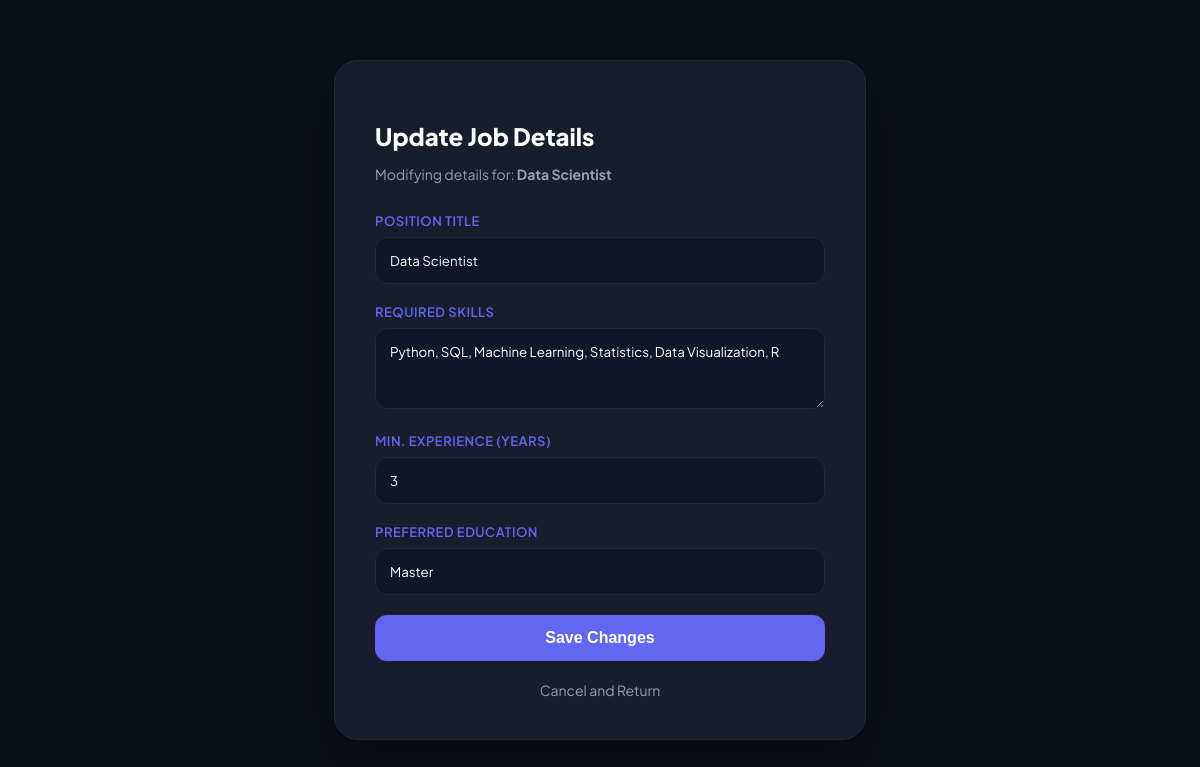
The app's page /admin/edit_job/1 (signed in) with its own data.
### tables this page shows
CREATE TABLE jobs (
            id INTEGER PRIMARY KEY AUTOINCREMENT,
            job_title TEXT,
            skills TEXT,
            required_experience TEXT,
            required_degree TEXT
        );

### app.py (the view, shortened to what this page needs)
@app.route("/admin/edit_job/<int:id>", methods=["GET", "POST"])
def edit_job(id):
    if session.get("role") != "admin": return redirect("/login")
    conn = sqlite3.connect("jobs.db")
    cursor = conn.cursor()
    cursor.execute("SELECT * FROM jobs WHERE id=?", (id,))
    job = cursor.fetchone()
    conn.close()
    return render_template("edit_job.html", job=job)

### app.py (called while the page is built)
@app.context_processor
def inject_pending_count():
    count = 0
    if session.get("role") == "admin":
        try:
            conn = sqlite3.connect("jobs.db")
            cursor = conn.cursor()
            cursor.execute("SELECT COUNT(*) FROM job_requests WHERE status='Pending'")
            count = cursor.fetchone()[0]
            conn.close()
        except:
            count = 0
    return dict(pending_count=count)

### templates/edit_job.html (shortened to what this page needs)
<!DOCTYPE html>
<html lang="en">
<head>
</head>
<body>
    <div class="form-card">
        <h2>Update Job Details</h2>
        <p>Modifying details for: <strong>{{ job[1] }}</strong></p>
        <form method="POST">
            <label>Position Title</label>
            <input type="text" name="title" value="{{ job[1] }}" required>
            <label>Required Skills</label>
            <textarea name="skills" rows="3" required>{{ job[2] }}</textarea>
            <label>Min. Experience (Years)</label>
            <input type="number" name="experience" value="{{ job[3] }}" required>
            <label>Preferred Education</label>
            <input type="text" name="degree" value="{{ job[4] }}" required>
            <button type="submit">Save Changes</button>
            <a href="/admin/jobs" class="cancel-link">Cancel and Return</a>
        </form>
    </div>
</body>
</html>

### templates/edit_job.html (style rules this page uses)
:root { --primary: #6366f1; --bg: #0b0f1a; --card: #161e2d; --border: #1e293b; --text-main: #e2e8f0; --text-dim: #94a3b8; }
body { background: var(--bg); color: var(--text-main); font-family: 'Plus Jakarta Sans', sans-serif; display: flex; justify-content: center; align-items: center; min-height: 100vh; margin: 0; }
.form-card { background: var(--card); padding: 40px; border-radius: 24px; border: 1px solid var(--border); width: 100%; max-width: 450px; box-shadow: 0 20px 50px rgba(0,0,0,0.3); }
h2 { font-size: 24px; font-weight: 800; margin-bottom: 8px; color: white; }
p { color: var(--text-dim); margin-bottom: 30px; font-size: 14px; }
label { display: block; margin-bottom: 8px; font-size: 13px; font-weight: 600; color: var(--primary); text-transform: uppercase; letter-spacing: 0.5px; }
input, textarea { width: 100%; padding: 14px; margin-bottom: 20px; background: #0f172a; border: 1px solid var(--border); color: white; border-radius: 12px; font-family: inherit; box-sizing: border-box; transition: 0.3s; }
button { width: 100%; padding: 14px; background: var(--primary); border: none; color: white; font-weight: 700; font-size: 16px; border-radius: 12px; cursor: pointer; transition: 0.3s; }
.cancel-link { display: block; text-align: center; margin-top: 20px; color: var(--text-dim); text-decoration: none; font-size: 14px; transition: 0.3s; }

### records on screen
jobs: job_title "Data Scientist", title "Data Scientist", skills "Python, SQL, Machine Learning, Statistics, Data Visualization, R", experience "3", degree "Master"
